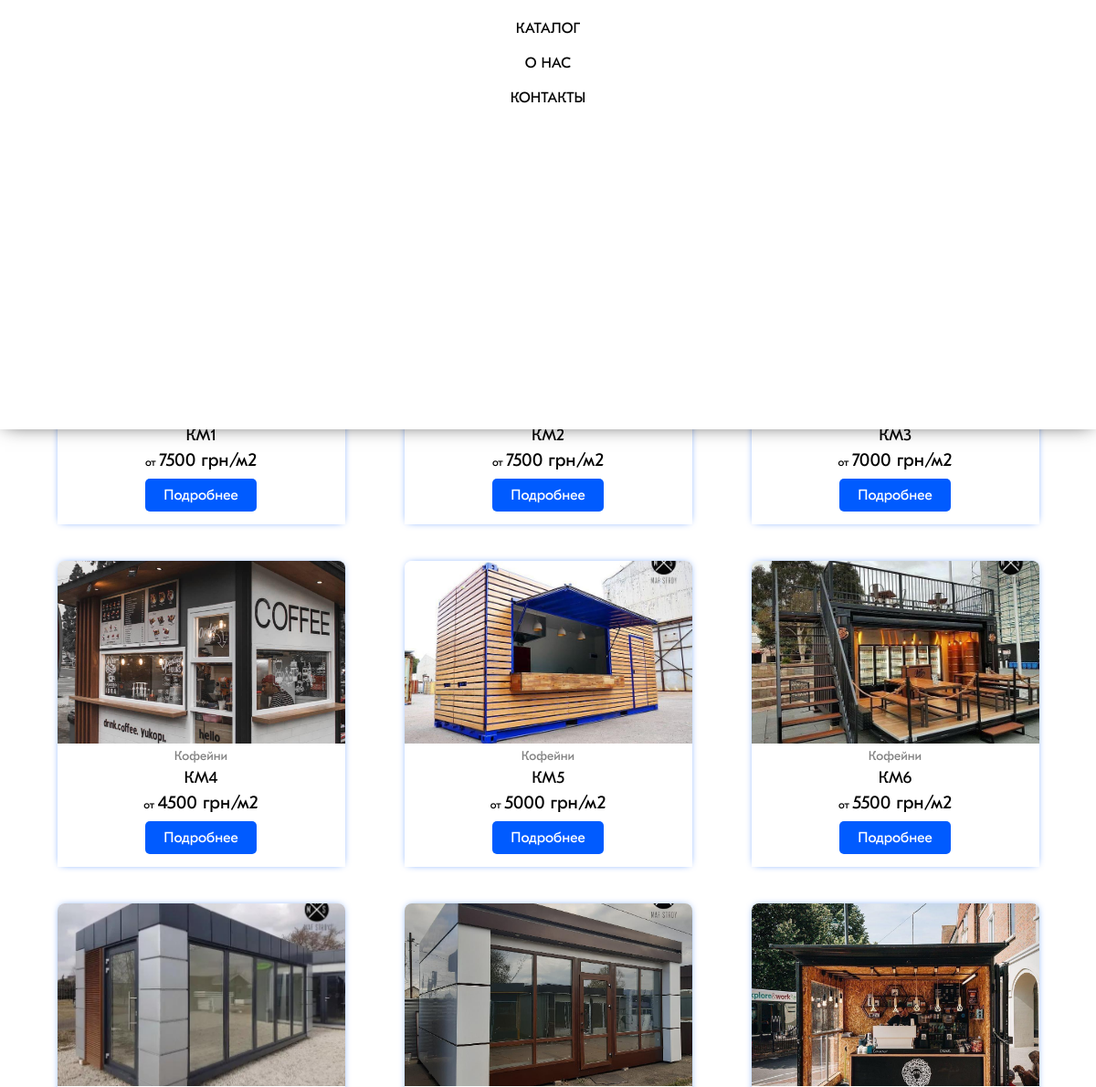
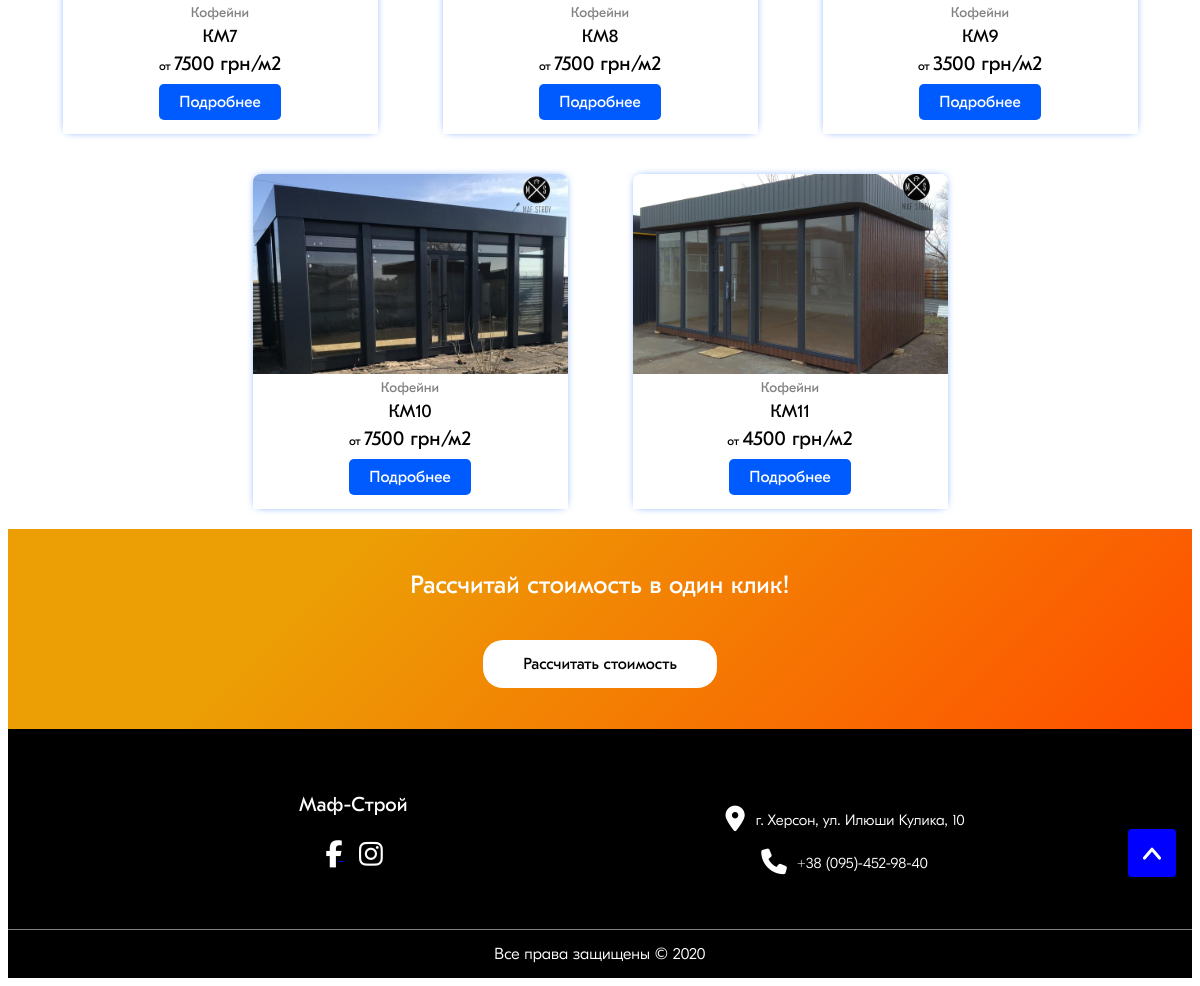
/category/162, run on the app's committed database (2 pictures, top to bottom).
### products/models.py (models this page shows, shortened)
class Item(models.Model):
    category = models.ForeignKey(Category, on_delete = models.CASCADE, )
    name = models.CharField(default='', max_length = 300)
    price = models.IntegerField(default=0,)
    size = models.CharField(default='', max_length = 300)
    h_in = models.CharField(default='', max_length = 300)
    h_out = models.CharField(default='', max_length = 300)
    eksterier = models.CharField(default='', max_length = 300)
    interier = models.CharField(default='', max_length = 300)
    doors = models.CharField(default='', max_length = 300)
    floor = models.CharField(default='', max_length = 300)
    electrik = models.CharField(default='', max_length = 300)
    def __str__(self):
        return self.name + ' ' + str(self.price)

class Category(models.Model):
    name = models.CharField(default='', max_length = 200)
    imgurl = models.ImageField(upload_to='static/images', blank = True, null = True)

### products/views.py (the view)
# urls.py: path('category/<int:cat_id>', views.category, name="category"),
def category(request, cat_id):
    set_current_language(request)
    current_category = Category.objects.get(id = cat_id)
    items = Item.objects.filter(category__id = cat_id)
    print(items)
    return render(request, 'products/category.html', {
        'category': current_category,
        'items': items,
    })

### products/templatetags/extras.py (called while the page is built)
@register.simple_tag
def get_first_image(item):
    return item.itemimage_set.all()[0]

@register.simple_tag
def modify_imgurl(imgurl):
    imgurl = imgurl.split('/')[-1]
    imgurl = '/static/images/products/' + imgurl
    return imgurl

### products/views.py (called while the page is built)
def set_current_language(request):
    if translation.LANGUAGE_SESSION_KEY in request.session:
        user_language = request.session[translation.LANGUAGE_SESSION_KEY]
        translation.activate(user_language)
        request.session[translation.LANGUAGE_SESSION_KEY] = user_language

### templates/products/category.html (shortened to what this page needs)
{% extends './base.html' %}
{% load static %}
{% block content %}
<div class="subpage__title">
    <span>
    </span>
</div>
<div class="items__list">
    {% for item in items  %}
        <div class="items__list__item">
        {% include './blocks/single_item.html' %}
        </div>
    {% endfor %}
</div>
{% include './blocks/cost_1.html' %}
{% endblock content %}

### templates/products/base.html (shortened to what this page needs)
{% load static %}
{% load i18n %}
<html lang="en">
<head>
    <link rel="stylesheet" href="https://stackpath.bootstrapcdn.com/font-awesome/4.7.0/css/font-awesome.min.css">
    <link href='https://css.gg/css' rel='stylesheet'>
    <link rel="stylesheet" href="{% static 'style.css' %}">
    <link rel="stylesheet" href="{% static 'js/owlcarousel/owl.carousel.css'%}">
    <link rel="stylesheet" href="{% static 'js/owlcarousel/owl.theme.default.css'%}">
    <link rel="stylesheet" href="{% static 'slick/slick.css'%}">
    <link rel="stylesheet" href="{% static 'slick/slick-theme.css'%}">
</head>
<body>
    {% block main_header %}
    <div class="main__header__block">
        {% include './header.html' %}
    </div>
    {% endblock main_header %}
    <div
	id="main_site_content"
	class="main__site__wrapper">
        {% block content %}
        {% endblock content %}
    </div>
    {% block main_footer %}
        {% include './footer.html' %}
    {% endblock main_footer %}
	{% include './blocks/go_to_top.html' %}
</body>
</html>

### templates/products/header.html (shortened to what this page needs)
{% load static %}
{% load i18n %}
<div class="header__main__wrapper">
    <div class="language_container">
        <span class="language_item pointer" value="en">
        </span>
        <span class="language_item pointer" value="ru">
        </span>
        <span class="language_item pointer" value="uk">
        </span>
        <span class="language_item pointer" value="ge">
        </span>
        <span class="language_item pointer" value="tr">
        </span>
    </div>
    <div class="header__main__container">
        <div class="header__main__container__logo">
            <a href="{% url 'products:index' %}">
            </a>
        </div>
        <div class="header__main__container__items">
            <div class="header__main__container__item">
                <a href="{% url 'products:index' %}">
                </a>
            </div>
            <div class="header__main__container__item">
                <a href="{% url 'products:index' %}#catalog">
                </a>
            </div>
            <div class="header__main__container__item">
                <a href="{% url 'products:index' %}#aboutus">
                </a>
            </div>
            <div class="header__main__container__item">
                <a href="{% url 'products:index' %}#ourcontacts">
                </a>
            </div>
        </div>
    </div>
</div>
<div class="mobile__menu__main">
    <div class="mobile__menu__main__container">
        <div class="mobile__menu__main__container__menu">
            <div class="mobile__menu__main__container__menu__item">
                <a
                href="{% url 'products:index' %}#catalog">
                </a>
            </div>
            <div class="mobile__menu__main__container__menu__item">
                <a
                href="{% url 'products:index' %}#aboutus">
                </a>
            </div>
            <div class="mobile__menu__main__container__menu__item">
                <a
                href="{% url 'products:index' %}#ourcontacts">
                </a>
            </div>
        </div>
    </div>
</div>

### templates/products/blocks/single_item.html (shortened to what this page needs)
{% load static %}
{% load extras %}
{% load i18n %}
<div class="single__item">
    <a class="single__item__image"
    href="{% url 'products:item' item.id %}">
        {% get_first_image item as item_img %}
        {% modify_imgurl item_img.imgurl.url as imgurl %}
        <img src="{{ imgurl }}"
        alt="">
    </a>
    <div class="single__item__info">
        <span class="single__item__info__category">
        {{ item.category.name }}
        </span>
        <a class="single__item__info__name"
        href = "{% url 'products:item' item.id %}">
        {{ item.name }}
        </a>
        <span class="single__item__info__price">
        от
        <span>
        {{ item.price }} грн/м2
        </span>
        </span>
    </div>
    <a class="single__item__button"
    href="{% url 'products:item' item.id %}">
    </a>
</div>

### templates/products/blocks/cost_1.html (shortened to what this page needs)
{% load i18n %}
<div class="cost1__container">
    <div class="cost1__container__button">
        <div class="cost1__container__button__title">
        </div>
        <span id="cost__count__link">
        </span>
    </div>
</div>

### templates/products/footer.html (shortened to what this page needs)
{% load i18n %}
<div class="footer__wrapper">
    <div class="footer__main">
        <div class="footer__main__block">
            <span class="footer__main__block__logo">
                Маф-Строй
            </span>
            <div class="footer__main__block__socials">
                <a href="#">
                    <i class="fa fa-facebook" aria-hidden="true"></i>
                </a>
                <a href="#">
                    <i class="fa fa-instagram" aria-hidden="true"></i>
                </a>
            </div>
        </div>
        <div class="footer__main__block">
            <div class="footer__main__block__contact">
                <i class="fa fa-map-marker"></i>
                <span>
                </span>
            </div>
            <div class="footer__main__block__contact">
                <i class="fa fa-phone"></i>
                <span>
                <a href="tel:+380954529840"
                style="text-decoration: none;
                color: white;">
                    +38 (095)-452-98-40
                </a>
                </span>
            </div>
        </div>
    </div>
    <div class="all__rights">
        <span>
        </span>
    </div>
</div>

### templates/products/blocks/popup_form.html (shortened to what this page needs)
{% load i18n %}

### templates/products/blocks/popup_complete.html (shortened to what this page needs)
{% load i18n %}

### templates/products/blocks/go_to_top.html (shortened to what this page needs)
<div class="gotop_container">
	<a
	href="#main_site_content"
	>
	</a>
</div>

### templates/products/blocks/go_to_top.html (style rules this page uses)
html { scroll-behavior: smooth; }
.gotop_container { border-radius: 4px; position: fixed; z-index: 1000; right: 2%; bottom: 5%; background-color: blue; padding: 4px; }

### data on the page
Item: name "КМ1", price "7500"
Item: name "КМ2", price "7500"
Item: name "КМ3", price "7000"
Item: shows a picture, category.name "Кофейни", name "КМ4", price "4500"
Item: shows a picture, category.name "Кофейни", name "КМ5", price "5000"
Item: shows a picture, category.name "Кофейни", name "КМ6", price "5500"
Item: shows a picture, category.name "Кофейни", name "КМ7", price "7500"
Item: shows a picture, category.name "Кофейни", name "КМ8", price "7500"
Item: shows a picture, category.name "Кофейни", name "КМ9", price "3500"
Item: shows a picture, category.name "Кофейни", name "КМ10", price "7500"
Item: shows a picture, category.name "Кофейни", name "КМ11", price "4500"
